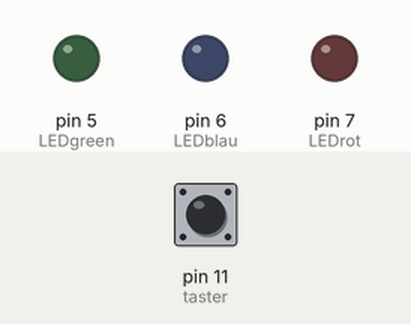
This sketch was run on a simulated Arduino Uno, built with avr-gcc and run on an emulated ATmega328P. Shown: output pins drawn as LEDs (lit = HIGH). Inputs (shaded band) come from the test bench; at power-on: pin 11 (taster) LOW.

Above: at 1.2 s.
1.3 s: pin 11 (taster) pulled HIGH for 1 s
At 2.1 s:
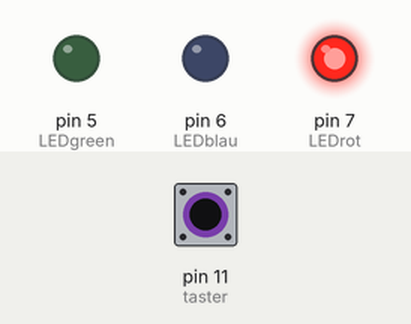
4.3 s: pin 11 (taster) pulled HIGH for 0.15 s
At 4.92 s:
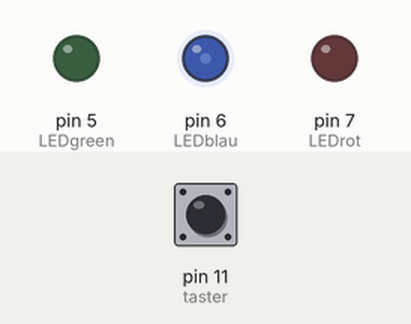
7.3 s: pin 11 (taster) pulled HIGH for 3.2 s
At 8.05 s:
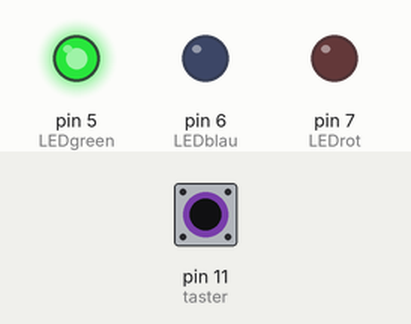
12.0 s: pin 11 (taster) pulled HIGH for 1 s
At 12.25 s:
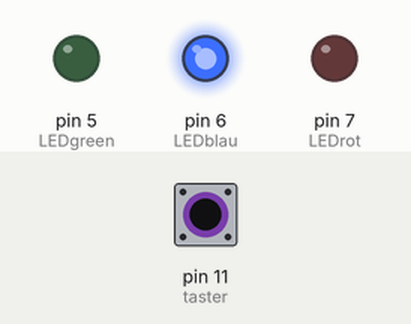
Timing chart, 0 to 16.3 s (numbered marks = the images above; inputs shaded):
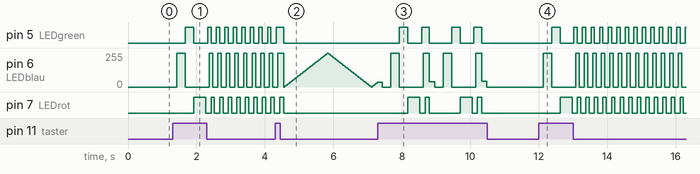

The sketch:

LED_mir_einem_Taster.ino
```cpp
int test;
int LEDblau = 6;
int LEDrot = 7;
int LEDgreen = 5;

int taster = 11;
int zeit2 = 50;
int zeit = 125;
int mode = 0;
int helligkeit = 0;
int fadenschritte = 5;


void setup() {
  pinMode(LEDblau, OUTPUT);
  pinMode(LEDrot, OUTPUT);
  pinMode(LEDgreen, OUTPUT);
  pinMode(taster, INPUT);
}

void loop() {


  if (mode >= 6)
  {
    mode = 0;
    digitalWrite(LEDblau, LOW);
    digitalWrite(LEDgreen, LOW);
    digitalWrite(LEDrot, LOW);
    delay(zeit);
  }

  if (digitalRead(taster) == HIGH)
  {
    mode = mode + 1;
    delay(zeit);
  }


  if (mode == 1)
  {
    digitalWrite(LEDblau, HIGH);
    digitalWrite(LEDrot, LOW);
    delay(zeit);
  }

  if (mode == 2)
  {
    digitalWrite(LEDblau, LOW);
    digitalWrite(LEDgreen, HIGH);
    delay(zeit);
  }

  if (mode == 3)
  {
    digitalWrite(LEDgreen, LOW);
    digitalWrite(LEDrot, HIGH);
    delay(zeit);
  }

   if (mode == 4)
  {

    digitalWrite(LEDgreen, LOW);
    delay(zeit2);
    digitalWrite(LEDblau, LOW);
    delay(zeit2);
    digitalWrite(LEDrot, LOW);
    delay(zeit2);
    digitalWrite(LEDgreen, HIGH);
    delay(zeit2);
    digitalWrite(LEDblau, HIGH);
    delay(zeit2);
    digitalWrite(LEDrot, HIGH);
  }


  if (mode == 5)
  {
   digitalWrite(LEDrot, LOW);
   digitalWrite(LEDgreen, LOW);
   analogWrite(LEDblau, helligkeit);
   helligkeit = helligkeit + fadenschritte;
   delay (25);
  }


   if (helligkeit ==0 || helligkeit == 255)
      {
        fadenschritte = -fadenschritte;
      }


}
```

Measured:
- after the input at 1.3 s, pin 5 (LEDgreen): goes HIGH 0.25 s, LOW 0.40 s, 7 × (HIGH 0.10 s, LOW 0.15 s), HIGH 0.10 s, then LOW, starting after 0.38 s; pin 6 (LEDblau): goes 255/255 0.25 s, 0/255 0.70 s, 7 × (255/255 0.10 s, 0/255 0.15 s), 255/255 0.10 s, then 0/255, starting after 0.13 s
- after the input at 4.3 s, pin 7 (LEDrot): goes on until 4.6 s, then stays LOW
- after the input at 7.3 s, pin 5 (LEDgreen): LOW → HIGH after 0.63 s, → LOW 0.25 s later, → HIGH 0.40 s later, → LOW 0.23 s later, … (8 changes in this stretch); pin 7 (LEDrot): LOW → HIGH after 0.88 s, → LOW 0.35 s later, → HIGH 0.15 s later, → LOW 0.13 s later, … (8 changes in this stretch)
- after the input at 12.0 s, pin 5 (LEDgreen): goes HIGH 0.25 s, LOW 0.40 s, 13 × (HIGH 0.10 s, LOW 0.15 s), then HIGH, starting after 0.38 s; pin 6 (LEDblau): goes 255/255 0.25 s, 0/255 0.70 s, 12 × (255/255 0.10 s, 0/255 0.15 s), 255/255 0.10 s, then 0/255, starting after 0.13 s
